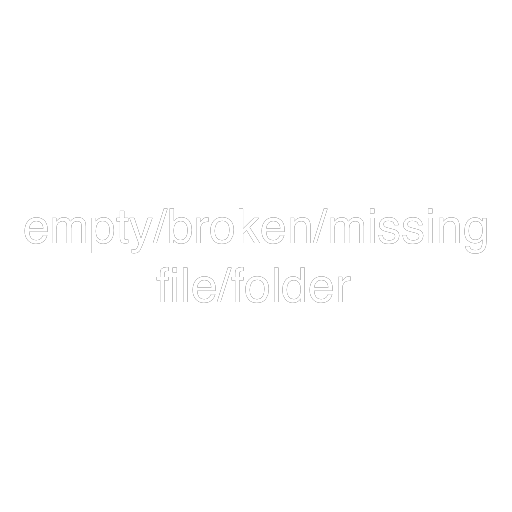
#> input picture Resources/empty.png, 512 x 512 px
$ python spread_diff.py ../Resources/empty.png ../Resources/empty.png
#> lines starting #> are read from the running program, lines starting #| are printed output that depends on the picture
#!/usr/bin/env python3
"""
spread_diff.py — tolerance-based comparison for cooViewer spread captures.

Replaces exact SHA-256 comparison for regions containing text/vector
content, where anti-aliased edge pixels are not bit-reproducible across
independent redraws even with zero code change (see
docs/tasks/2026-07-31-04-investigate-byte-identity-gate.md).

Verdict logic:
  - If the two images are byte-identical, PASS immediately (fast path;
    also the expected result for pure solid-fill captures).
  - Otherwise, every differing pixel must satisfy BOTH:
      1. max per-channel absolute difference <= --max-channel-diff
      2. within --edge-margin pixels of a detected edge in the
         reference image (a simple gradient-magnitude edge map)
    If any differing pixel fails either condition, treat the diff as a
    real content change, not AA noise, and FAIL.

This tool does not touch cooViewer's render path or app code. It is a
verification-only utility for manual/CI capture comparisons.

Usage:
    python3 tools/spread_diff.py reference.png candidate.png \
        [--max-channel-diff 24] [--edge-margin 2] [--report report.png]

Exit codes:
    0  PASS (identical, or all diffs explained as edge AA noise)
    1  FAIL (a diff that is not edge-adjacent AA noise was found)
    2  usage / input error (e.g. size mismatch, unreadable file)

Dependencies: Pillow, NumPy (pip3 install pillow numpy).
"""

import argparse
import sys

try:
    import numpy as np
    from PIL import Image
except ImportError as e:
    print(f"error: missing dependency ({e}). Run: pip3 install pillow numpy",
          file=sys.stderr)
    sys.exit(2)


def load_rgb(path):
#> called with path = '../Resources/empty.png'
    try:
        img = Image.open(path).convert("RGB")
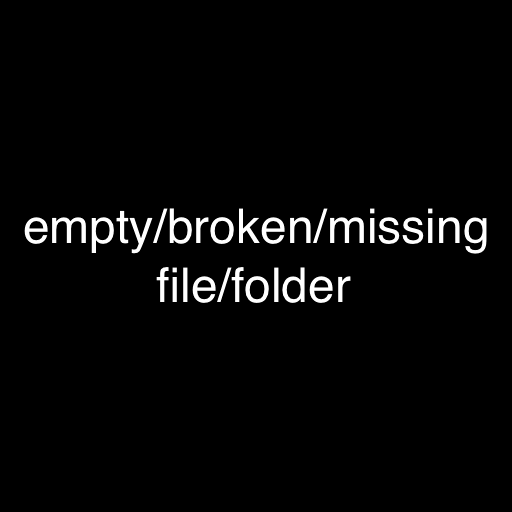
#> img: PIL image 512x512 RGB; min 0, max 255, mean 7.2
    except Exception as e:
        print(f"error: could not open '{path}': {e}", file=sys.stderr)
        sys.exit(2)
    return np.asarray(img, dtype=np.int16)  # int16 to allow signed diffs


def edge_mask(reference_rgb, dilate_margin):
    """
    Simple gradient-magnitude edge map on the reference image, dilated
    by `dilate_margin` pixels so AA fringes adjacent to an edge count
    as "near an edge" too. No external CV dependency — plain NumPy
    Sobel-ish gradient + a manual box dilation.
    """
    gray = reference_rgb.mean(axis=2)

    gy = np.zeros_like(gray)
    gx = np.zeros_like(gray)
    gy[1:-1, :] = gray[2:, :] - gray[:-2, :]
    gx[:, 1:-1] = gray[:, 2:] - gray[:, :-2]
    grad = np.abs(gx) + np.abs(gy)

    edges = grad > (grad.max() * 0.02 if grad.max() > 0 else 1.0)

    if dilate_margin <= 0:
        return edges

    dilated = edges.copy()
    h, w = edges.shape
    for dy in range(-dilate_margin, dilate_margin + 1):
        for dx in range(-dilate_margin, dilate_margin + 1):
            if dy == 0 and dx == 0:
                continue
            shifted = np.zeros_like(edges)
            y0, y1 = max(0, dy), h + min(0, dy)
            x0, x1 = max(0, dx), w + min(0, dx)
            sy0, sy1 = max(0, -dy), h - max(0, dy)
            sx0, sx1 = max(0, -dx), w - max(0, dx)
            shifted[y0:y1, x0:x1] = edges[sy0:sy1, sx0:sx1]
            dilated |= shifted
    return dilated


def main():
    ap = argparse.ArgumentParser(description=__doc__,
                                  formatter_class=argparse.RawDescriptionHelpFormatter)
    ap.add_argument("reference", help="path to reference/baseline PNG")
    ap.add_argument("candidate", help="path to candidate PNG being checked")
    ap.add_argument("--max-channel-diff", type=int, default=24,
                     help="max per-channel abs diff tolerated for an edge pixel (default: 24)")
    ap.add_argument("--edge-margin", type=int, default=2,
                     help="pixels of dilation around detected edges (default: 2)")
    ap.add_argument("--report", metavar="PATH",
                     help="optional: write a diff-visualization PNG here "
                          "(red = disqualifying diff, yellow = tolerated edge diff)")
    args = ap.parse_args()

    ref = load_rgb(args.reference)
    cand = load_rgb(args.candidate)

    if ref.shape != cand.shape:
        print(f"error: size/shape mismatch: {ref.shape} vs {cand.shape}",
              file=sys.stderr)
        sys.exit(2)

    diff = np.abs(ref - cand)
#> diff: shape (512, 512, 3) int16; every value is 0
    max_channel_diff = diff.max(axis=2)
#> max_channel_diff: shape (512, 512) int16; every value is 0
    differing = max_channel_diff > 0
#> differing: shape (512, 512) bool; every value is 0

    n_total = differing.size
#> n_total = 262144
    n_diff = int(differing.sum())
#> n_diff = 0

    if n_diff == 0:
        print(f"PASS  byte-identical  (0/{n_total} pixels differ)")
#| PASS  byte-identical  (0/262144 pixels differ)
        sys.exit(0)
#> (the program exits here)
